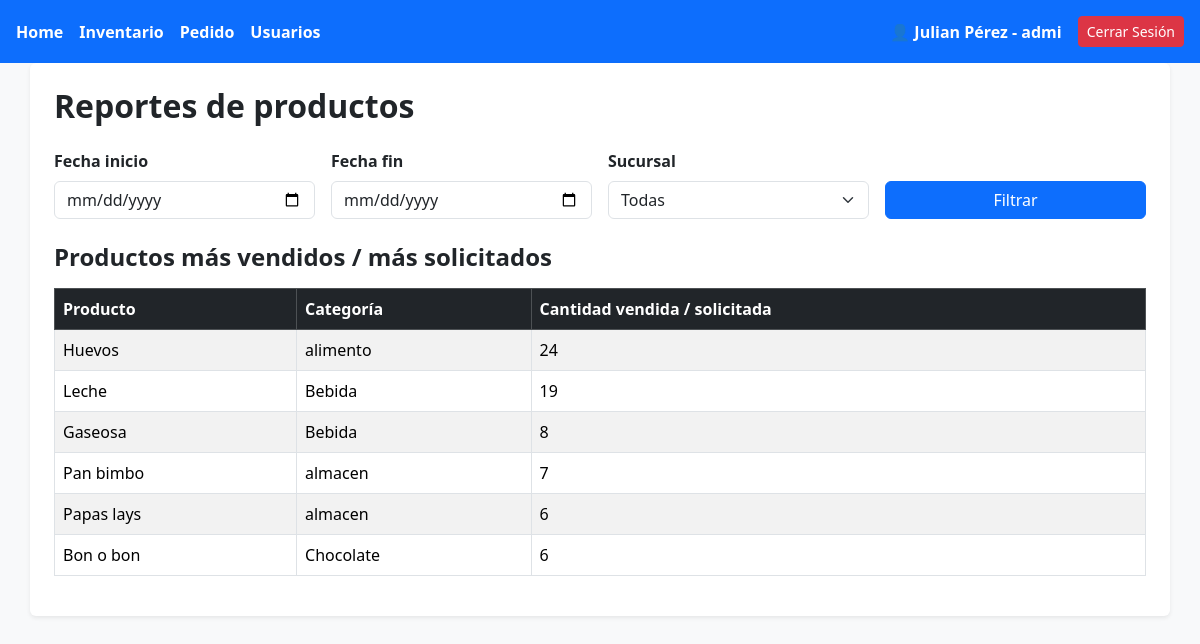
The app's page /reportes (signed in), older data.
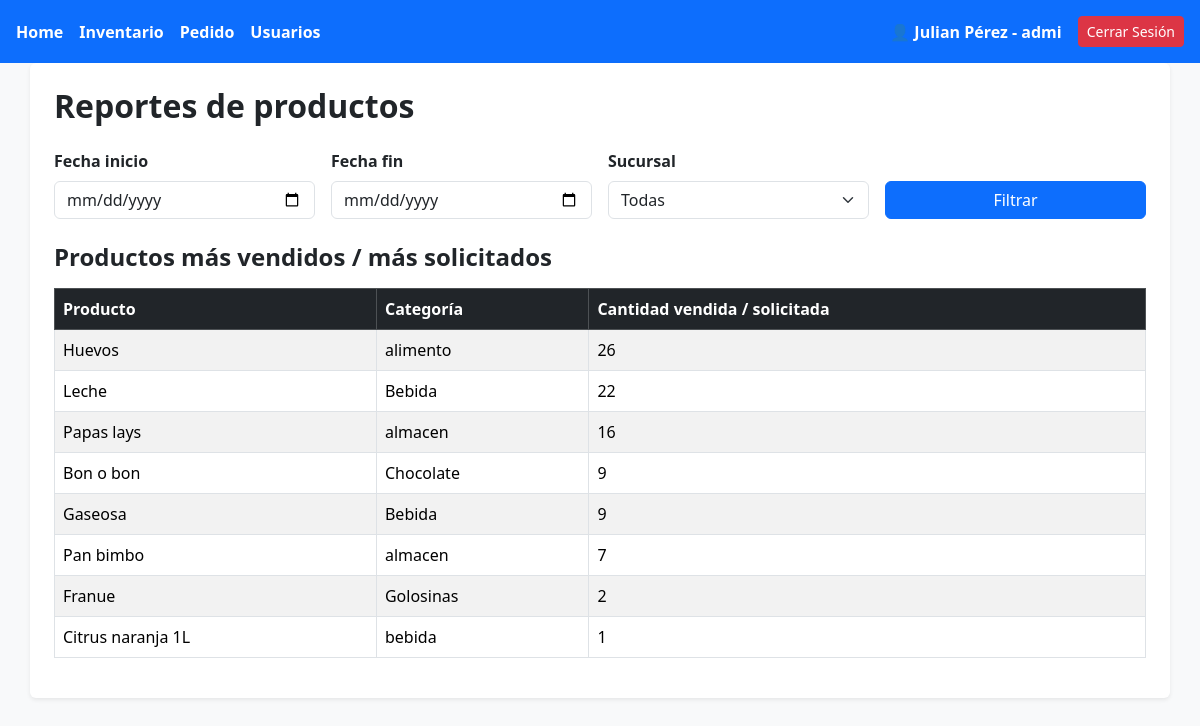
The same page, newer data.
### tables this page shows
CREATE TABLE producto(
                id INTEGER PRIMARY KEY AUTOINCREMENT,
                nombre VARCHAR(50),
                categoria VARCHAR(50),
                precio REAL,
                stock_minimo INTEGER
            );

### app.py (the view)
@app.route("/reportes")
def reportes():
    if "rol" not in session:
        return redirect(url_for("login"))  # si no está logueado
    if session["rol"] == "reponedor" or session["rol"] == "vendedor":
        return "Acceso denegado. No tenés permisos para entrar acá.", 403
    fecha_inicio = request.args.get("fecha_inicio", "").strip()
    fecha_fin = request.args.get("fecha_fin", "").strip()
    sucursal_raw = request.args.get("sucursal", "").strip()
    db.cursor.execute("SELECT id, nombre FROM sucursal")
    sucursales = db.cursor.fetchall()
    selected_sucursal = None
    if sucursal_raw != "":
        try:
            selected_sucursal = int(sucursal_raw)
        except ValueError:
            selected_sucursal = None
    def validar_fecha(s):
        if not s:
            return None
        try:
            dt = datetime.strptime(s, "%Y-%m-%d")
            return dt.strftime("%Y-%m-%d")   # aseguramos formato
        except Exception:
            return None
    f_inicio = validar_fecha(fecha_inicio)
    f_fin = validar_fecha(fecha_fin)
    query = """
        SELECT p.nombre, p.categoria, SUM(dv.cantidad) AS cantidad
        FROM detalle_venta dv
        JOIN venta v ON dv.id_venta = v.id_venta
        JOIN producto p ON dv.id_producto = p.id
        WHERE 1=1
    """
    params = []
    if f_inicio:
        query += " AND date(v.fecha) >= date(?)"
        params.append(f_inicio)
    if f_fin:
        query += " AND date(v.fecha) <= date(?)"
        params.append(f_fin)
    if selected_sucursal is not None:
        query += " AND v.id_sucursal = ?"
        params.append(selected_sucursal)
    query += " GROUP BY p.id ORDER BY cantidad DESC"
    print("reportes -> args:", dict(request.args))
    print("QUERY:", query)
    print("PARAMS:", params)
    db.cursor.execute(query, params)
    reportes = db.cursor.fetchall()
    print("Reporte con filtros:", reportes)
    return render_template(
        "reportes.html",
        usuarioNombre=session["nombre"],
        usuarioApellido=session["apellido"],
        usuarioRol=session["rol"],
        reportes=reportes,
        sucursales=sucursales,
        selected_sucursal=selected_sucursal,
        fecha_inicio=f_inicio or "",
        fecha_fin=f_fin or ""
    )

### templates/reportes.html (shortened to what this page needs)
<!DOCTYPE html>
<html lang="en">
<head>
    <link href="https://cdn.jsdelivr.net/npm/bootstrap@5.3.2/dist/css/bootstrap.min.css" rel="stylesheet">
</head>
<body class="bg-light">
    <header class="d-flex justify-content-between align-items-center p-3 bg-primary text-white">
        <nav class="d-flex gap-3">
            <a class="text-white text-decoration-none fw-bold" href="{{url_for('panel_principal')}}">Home</a>
            {%if usuarioRol!='vendedor'%}
                <a class="text-white text-decoration-none fw-bold" href="{{url_for('gestion_inventario')}}">Inventario</a>
            {%endif%}
            {%if usuarioRol!='vendedor' and usuarioRol!='reponedor'%}
            <a class="text-white text-decoration-none fw-bold" href="{{url_for('gestion_pedidos')}}">Pedido</a>
            {%endif%}
            {%if usuarioRol=='admi'%}
            <a class="text-white text-decoration-none fw-bold" href="{{url_for('gestion_usuario')}}">Usuarios</a>
            {%endif%}
        </nav>
        <div id="user-section" class="d-flex align-items-center gap-3">
            <span class="fw-semibold">👤 {{ usuarioNombre }} {{usuarioApellido}} - {{usuarioRol}}</span>
            <a href="{{ url_for('logout') }}" class="btn btn-danger btn-sm">Cerrar Sesión</a>
        </div>
    </header>
    <main class="container bg-white p-4 shadow-sm rounded">
        <h2 class="mb-4 fw-bold">Reportes de productos</h2>
        <form method="GET" action="{{ url_for('reportes') }}" class="row g-3 mb-4">
            <div class="col-md-3">
                <label for="fecha_inicio" class="form-label fw-semibold">Fecha inicio</label>
                <input type="date" id="fecha_inicio" name="fecha_inicio" class="form-control"
                    value="{{ request.args.get('fecha_inicio', '') }}">
            </div>
            <div class="col-md-3">
                <label for="fecha_fin" class="form-label fw-semibold">Fecha fin</label>
                <input type="date" id="fecha_fin" name="fecha_fin" class="form-control"
                    value="{{ request.args.get('fecha_fin', '') }}">
            </div>
            {% if usuarioRol != 'vendedor' %}
            <div class="col-md-3">
                <label for="sucursal" class="form-label fw-semibold">Sucursal</label>
                <select id="sucursal" name="sucursal" class="form-select">
                    <option value="">Todas</option>
                </select>
            </div>
            {% endif %}
            <div class="col-md-3 d-flex align-items-end">
                <button type="submit" class="btn btn-primary w-100">Filtrar</button>
            </div>
        </form>
        <h4 class="fw-semibold">Productos más vendidos / más solicitados</h4>
        {% if reportes %}
        <table class="table table-bordered table-striped mt-3">
            <thead class="table-dark">
                <tr>
                    <th>Producto</th>
                    <th>Categoría</th>
                    <th>Cantidad vendida / solicitada</th>
                </tr>
            </thead>
            <tbody>
                {% for r in reportes %}
                <tr>
                    <td>{{ r[0] }}</td>
                    <td>{{ r[1] }}</td>
                    <td>{{ r[2] }}</td>
                </tr>
                {% endfor %}
            </tbody>
        </table>
        {% else %}
        <p class="text-muted mt-3">No hay datos para los filtros seleccionados.</p>
        {% endif %}
    </main>
</body>
</html>

Row changes from the older to the newer data that the page shows:
changed producto "Huevos": r "24" → "26"
computed for producto "Leche": r "19" → "22"
shown differently, row unchanged: producto "Papas lays": r "6" → "16"; moves up the list
shown differently, row unchanged: producto "Bon o bon": r "6" → "9"; moves up the list
computed for producto "Gaseosa": r "8" → "9"
added producto: nombre "Franue", categoria "Golosinas", r "2"
added producto: nombre "Citrus naranja 1L", categoria "bebida", r "1"
